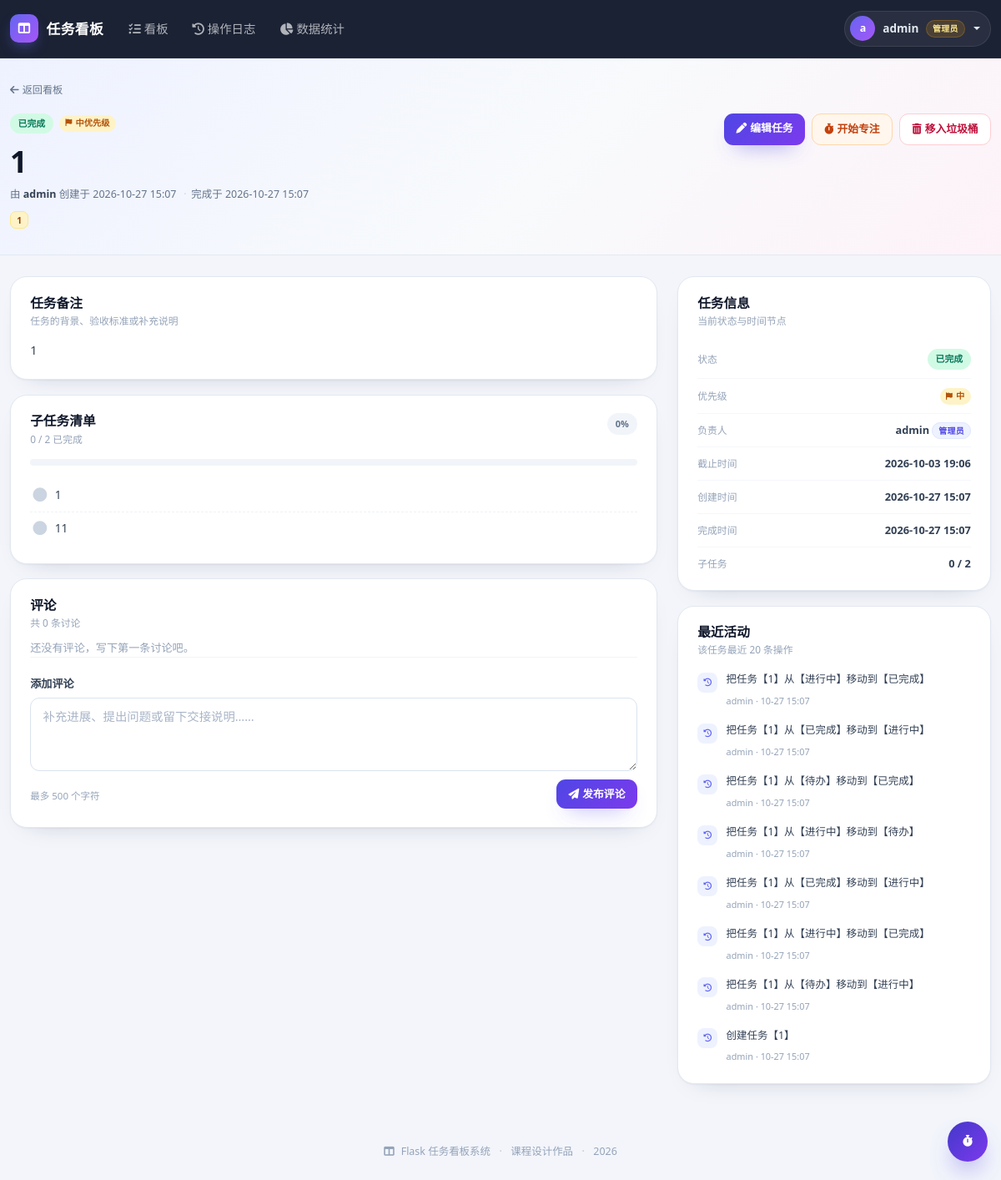
Page /task/1 (signed in) on the earlier database version.
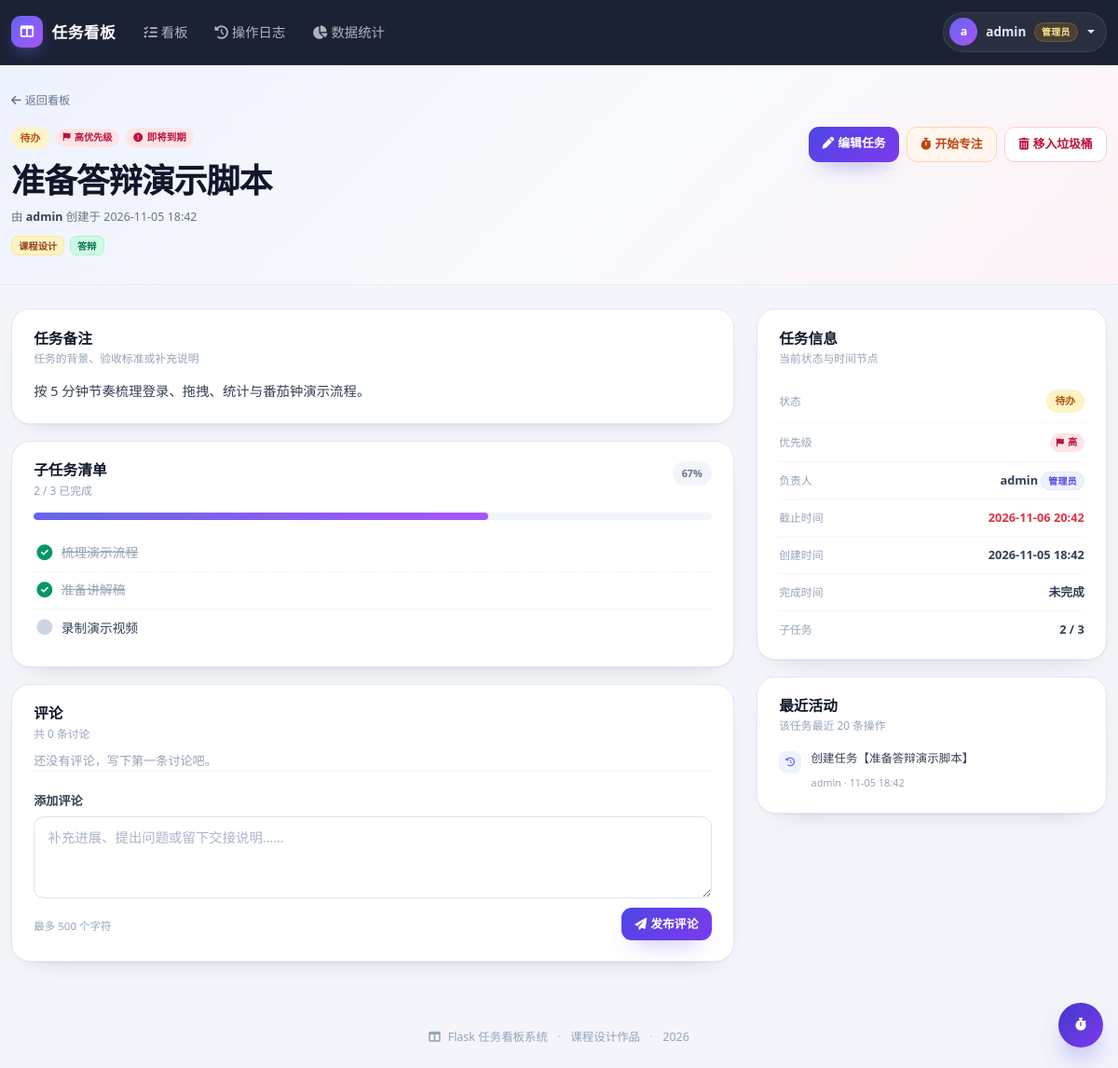
Same page on the later database version.
### models.py (models this page shows, shortened)
class BoardColumn(db.Model):
    __tablename__ = 'column'
    id = db.Column(db.Integer, primary_key=True)
    name = db.Column(db.String(20), unique=True, nullable=False)
    tasks = db.relationship('Task', backref='column', lazy=True)

class Task(db.Model):
    __tablename__ = 'task'
    id = db.Column(db.Integer, primary_key=True)
    title = db.Column(db.String(100), nullable=False)
    content = db.Column(db.Text, default='')
    column_id = db.Column(db.Integer, db.ForeignKey('column.id'), nullable=False)
    owner_id = db.Column(db.Integer, db.ForeignKey('user.id'), nullable=False)
    deadline = db.Column(db.DateTime)
    create_time = db.Column(db.DateTime, default=datetime.now)
    finish_time = db.Column(db.DateTime)
    priority = db.Column(db.Integer, default=1, nullable=False)
    position = db.Column(db.Integer, default=0, nullable=False)
    is_deleted = db.Column(db.Boolean, default=False, nullable=False)
    deleted_at = db.Column(db.DateTime)
    deleted_by = db.Column(db.String(20))
    tags = db.relationship(
        'Tag',
        secondary=task_tag,
        lazy='selectin',
        order_by='Tag.id',
    )
    subtasks = db.relationship(
        'Subtask',
        backref='task',
        lazy='selectin',
        cascade='all, delete-orphan',
        order_by='Subtask.position',
    )
    comments = db.relationship(
        'TaskComment',
        backref='task',
        lazy='selectin',
        cascade='all, delete-orphan',
        order_by='TaskComment.create_time',
    )
    @property
    def is_done(self):
        return self.column is not None and self.column.name == DONE_COLUMN_NAME
    @property
    def is_urgent(self):
        if not self.deadline or self.is_done:
            return False
        return self.deadline <= datetime.now() + timedelta(hours=24)
    @property
    def deadline_label(self):
        if not self.deadline:
            return ''
        return '已逾期' if self.deadline < datetime.now() else '即将到期'
    @property
    def priority_label(self):
        return PRIORITY_LABELS.get(self.priority, '中')
    @property
    def priority_class(self):
        return PRIORITY_CLASSES.get(self.priority, 'medium')
    @property
    def subtask_total(self):
        return len(self.subtasks)
    @property
    def subtask_done_count(self):
        return sum(1 for subtask in self.subtasks if subtask.is_done)
    @property
    def subtask_percent(self):
        if not self.subtask_total:
            return 0
        return round(self.subtask_done_count * 100 / self.subtask_total)
    @property
    def comment_count(self):
        return len(self.comments)

class Tag(db.Model):
    __tablename__ = 'tag'
    id = db.Column(db.Integer, primary_key=True)
    name = db.Column(db.String(20), unique=True, nullable=False)
    @property
    def color_index(self):
        return self.id % 6

class Subtask(db.Model):
    __tablename__ = 'subtask'
    id = db.Column(db.Integer, primary_key=True)
    task_id = db.Column(db.Integer, db.ForeignKey('task.id'), nullable=False)
    content = db.Column(db.String(100), nullable=False)
    is_done = db.Column(db.Boolean, default=False, nullable=False)
    position = db.Column(db.Integer, default=0, nullable=False)

class TaskLog(db.Model):
    __tablename__ = 'task_log'
    id = db.Column(db.Integer, primary_key=True)
    task_id = db.Column(db.Integer, nullable=False)
    username = db.Column(db.String(20), nullable=False)
    action = db.Column(db.String(100), nullable=False)
    operate_time = db.Column(db.DateTime, default=datetime.now)

### app.py (the view)
@app.route('/task/<int:task_id>')
@login_required
def task_detail(task_id):
    task = get_task_or_none(task_id)
    if task is None:
        return redirect(url_for('board'))
    task_logs = (
        TaskLog.query
        .filter_by(task_id=task.id)
        .order_by(TaskLog.operate_time.desc(), TaskLog.id.desc())
        .limit(20)
        .all()
    )
    return render_template('task_detail.html', task=task, task_logs=task_logs)

### app.py (called while the page is built)
@login_manager.user_loader
def load_user(user_id):
    return db.session.get(User, int(user_id))

def get_task_or_none(task_id, allow_deleted=False):
    task = db.session.get(Task, task_id)
    if task is None:
        flash('任务不存在或已被彻底删除', 'warning')
        return None
    if task.is_deleted and not allow_deleted:
        flash('任务已在垃圾桶中，请先从垃圾桶恢复', 'warning')
        return None
    if not current_user.is_admin and task.owner_id != current_user.id:
        flash('你没有权限操作该任务', 'danger')
        return None
    return task

@app.after_request
def add_security_headers(response):
    response.headers['X-Content-Type-Options'] = 'nosniff'
    response.headers['X-Frame-Options'] = 'SAMEORIGIN'
    response.headers['Referrer-Policy'] = 'strict-origin-when-cross-origin'
    return response

@app.context_processor
def inject_globals():
    return {'current_year': datetime.now().year}

### templates/task_detail.html (shortened to what the changed rows need)
{% extends "base.html" %}
{% from "components/status_badge.html" import status_badge %}
{% block content %}
<div class="detail-hero">
    <div class="container-xxl">
        <div class="detail-title-row">
            <div class="detail-title-main">
                <div class="detail-flags">
                    {{ status_badge(task.column.name) }}
                    <span class="priority-badge priority-{{ task.priority_class }}">
                        <i class="fas fa-flag"></i>{{ task.priority_label }}优先级
                    </span>
                    {% if task.is_urgent %}
                        <span class="badge-urgent">
                            <i class="fas fa-circle-exclamation"></i>{{ task.deadline_label }}
                        </span>
                    {% endif %}
                </div>
                <h1>{{ task.title }}</h1>
                <p class="detail-byline">
                    由 <strong>{{ task.owner.username }}</strong> 创建于 {{ task.create_time.strftime('%Y-%m-%d %H:%M') }}
                    {% if task.finish_time %}
                        <span class="byline-dot">·</span>完成于 {{ task.finish_time.strftime('%Y-%m-%d %H:%M') }}
                    {% endif %}
                </p>
                {% if task.tags %}
                    <div class="detail-tags">
                        {% for tag in task.tags %}
                            <a class="tag-chip tag-color-{{ tag.color_index }}" href="{{ url_for('board', tag=tag.name) }}">{{ tag.name }}</a>
                        {% endfor %}
                    </div>
                {% endif %}
            </div>
        </div>
    </div>
</div>
<div class="detail-area">
    <div class="container-xxl">
        <div class="row g-4">
            <div class="col-xl-8">
                <div class="surface-card detail-card">
                    <div class="card-head">
                        <div>
                        </div>
                    </div>
                    {% if task.content %}
                        <p class="detail-content">{{ task.content }}</p>
                    {% else %}
                        <p class="detail-muted">暂无备注</p>
                    {% endif %}
                </div>
                <div class="surface-card detail-card" id="subtasks">
                    <div class="card-head">
                        <div>
                            <h5>子任务清单</h5>
                            <p>{{ task.subtask_done_count }} / {{ task.subtask_total }} 已完成</p>
                        </div>
                        <span class="soft-badge">{{ task.subtask_percent }}%</span>
                    </div>
                    {% if task.subtask_total %}
                        <div class="detail-progress">
                            <div class="progress" role="progressbar" aria-label="子任务完成进度"
                                 aria-valuenow="{{ task.subtask_percent }}" aria-valuemin="0" aria-valuemax="100">
                                <div class="progress-bar" style="width: {{ task.subtask_percent }}%"></div>
                            </div>
                        </div>
                        <div class="subtask-list">
                            {% for subtask in task.subtasks %}
                                <div class="subtask-item {% if subtask.is_done %}is-done{% endif %}">
                                    <form method="post" action="{{ url_for('toggle_subtask', subtask_id=subtask.id) }}">
                                        <button type="submit" class="subtask-check" title="{{ '标记为未完成' if subtask.is_done else '标记为已完成' }}">
                                            <i class="fas {{ 'fa-circle-check' if subtask.is_done else 'fa-circle' }}"></i>
                                        </button>
                                    </form>
                                    <span class="subtask-text">{{ subtask.content }}</span>
                                </div>
                            {% endfor %}
                        </div>
                    {% else %}
                        <p class="detail-muted mb-0">暂无子任务，可在编辑任务时添加。</p>
                    {% endif %}
                </div>
            </div>
            <div class="col-xl-4">
                <div class="surface-card detail-card">
                    <dl class="detail-meta">
                        <div>
                            <dd>{{ status_badge(task.column.name) }}</dd>
                        </div>
                        <div>
                            <dd>
                                <span class="priority-badge priority-{{ task.priority_class }}">
                                    <i class="fas fa-flag"></i>{{ task.priority_label }}
                                </span>
                            </dd>
                        </div>
                        <div>
                            <dt>截止时间</dt>
                            <dd class="{% if task.is_urgent %}text-danger{% endif %}">
                                {{ task.deadline.strftime('%Y-%m-%d %H:%M') if task.deadline else '未设置' }}
                            </dd>
                        </div>
                        <div>
                            <dt>创建时间</dt>
                            <dd>{{ task.create_time.strftime('%Y-%m-%d %H:%M') }}</dd>
                        </div>
                        <div>
                            <dt>完成时间</dt>
                            <dd>{{ task.finish_time.strftime('%Y-%m-%d %H:%M') if task.finish_time else '未完成' }}</dd>
                        </div>
                        <div>
                            <dt>子任务</dt>
                            <dd>{{ task.subtask_done_count }} / {{ task.subtask_total }}</dd>
                        </div>
                    </dl>
                </div>
                <div class="surface-card detail-card">
                    {% if task_logs %}
                        <div class="activity-list">
                            {% for log in task_logs %}
                                <div class="activity-item">
                                    <span class="activity-dot"><i class="fas fa-clock-rotate-left"></i></span>
                                    <div>
                                        <p class="activity-action">{{ log.action }}</p>
                                        <span class="activity-meta">{{ log.username }} · {{ log.operate_time.strftime('%m-%d %H:%M') }}</span>
                                    </div>
                                </div>
                            {% endfor %}
                        </div>
                    {% else %}
                        <p class="detail-muted mb-0">暂无操作记录。</p>
                    {% endif %}
                </div>
            </div>
        </div>
    </div>
</div>
{% endblock %}

### templates/components/status_badge.html
{% macro status_badge(column_name) %}
    {% set state = 'done' if column_name == '已完成' else ('doing' if column_name == '进行中' else 'todo') %}
    <span class="status-badge status-{{ state }}">{{ column_name }}</span>
{% endmacro %}

Differences in the rows shown:
no longer on this page (row unchanged): BoardColumn: name "已完成 已完成"
no longer on this page (row edited): TaskLog: action "把任务【1】从【进行中】移动到【已完成】", username "admin", operate_time "10-27 15:07"
no longer on this page (row edited): TaskLog: action "把任务【1】从【已完成】移动到【进行中】", username "admin", operate_time "10-27 15:07"
no longer on this page (row edited): TaskLog: action "把任务【1】从【待办】移动到【已完成】", username "admin", operate_time "10-27 15:07"
no longer on this page (row edited): TaskLog: action "把任务【1】从【进行中】移动到【待办】", username "admin", operate_time "10-27 15:07"
no longer on this page (row edited): TaskLog: action "把任务【1】从【已完成】移动到【进行中】", username "admin", operate_time "10-27 15:07"
no longer on this page (row edited): TaskLog: action "把任务【1】从【进行中】移动到【已完成】", username "admin", operate_time "10-27 15:07"
no longer on this page (row edited): TaskLog: action "把任务【1】从【待办】移动到【进行中】", username "admin", operate_time "10-27 15:07"
now on this page (row unchanged): BoardColumn: name "待办 待办"
changed Task: priority 1 → 2 (drawn); priority_label "中" → "高"; deadline_label (not shown) → "即将到期"; title "1" → "准备答辩演示脚本"; create_time "2026-10-27 15:07" → "2026-11-05 18:42"; content "1" → "按 5 分钟节奏梳理登录、拖拽、统计与番茄钟演示流程。"; deadline "2026-10-03 19:06" → "2026-11-06 20:42"; finish_time "2026-10-27 15:07" → "未完成"; finish_time "2026-10-27 15:07" → (not shown)
changed Tag: name "1" → "课程设计"
now on this page (row edited): Tag: name "答辩"
changed Subtask: subtask_done_count "0" → "2"; subtask_percent "0" → "67"; is_done False → True (drawn); content "1" → "梳理演示流程"
changed Subtask: is_done False → True (drawn); content "11" → "准备讲解稿"
added Subtask: content "录制演示视频"
changed TaskLog "admin": action "创建任务【1】" → "创建任务【准备答辩演示脚本】"; operate_time "10-27 15:07" → "11-05 18:42"
Other differences:
{{ task.subtask_total }}: "2" → "3"
text no longer shown: "· 完成于"
